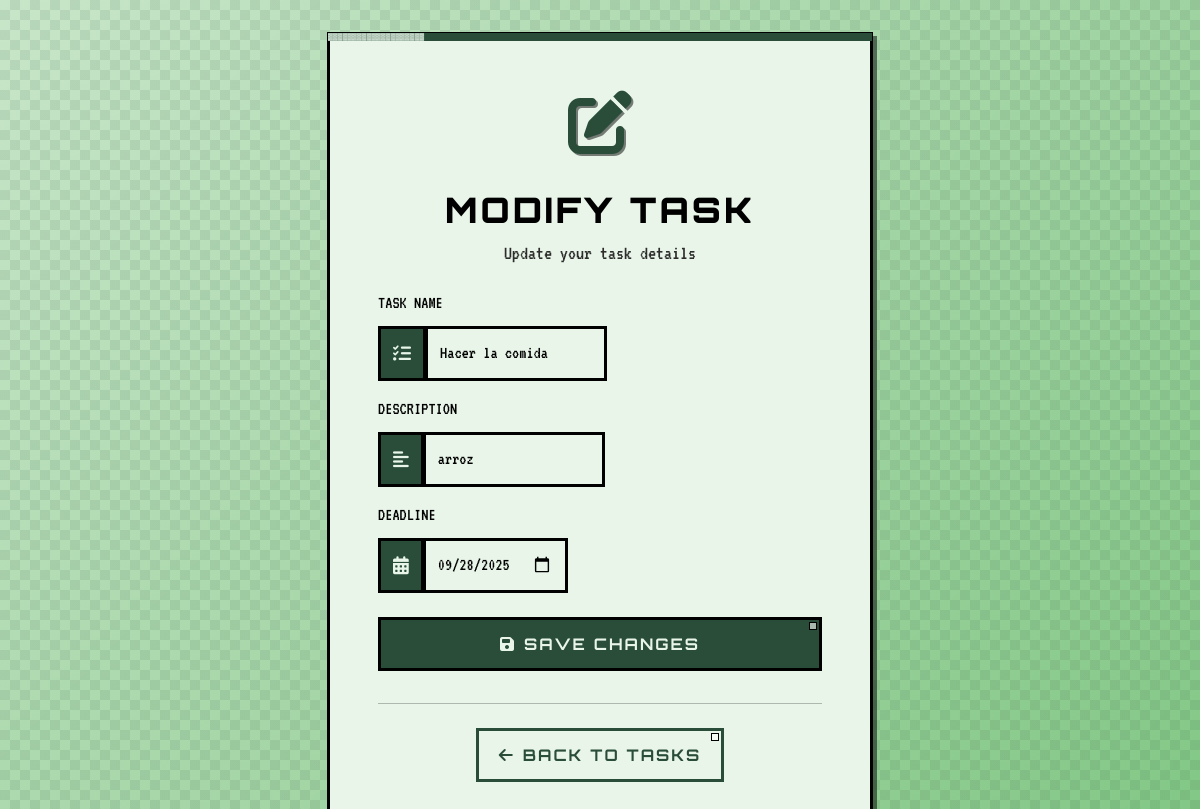
The page /1/35/modify_task?next=/1/completed_tasks (signed in) on the database its author committed.
### tasks_app/models.py (models this page shows, shortened)
class Task(models.Model):
    name = models.CharField(max_length = 30)
    description = models.CharField(max_length = 85)
    deadline = models.DateField(null=True, blank=True)
    completed = models.BooleanField(default = False)
    user = models.ForeignKey(User, on_delete=models.CASCADE, related_name = 'tasks')

### tasks_app/views/task_views.py (the view, shortened to what this page needs)
# urls.py: path('<int:user_id>/<int:task_id>/modify_task', views.modify_task, name = 'modify_task'),
def modify_task(request, user_id, task_id):
    if request.session.get('user_id') != user_id:
        return redirect('index')
    user = get_object_or_404(User, id=user_id)
    task = get_object_or_404(Task, id=task_id)
    next_url = request.GET.get("next") or request.POST.get("next") or reverse("main", args=[user_id])
    if request.method == 'GET':
        return render(request, "modify_task.html", {
            'user': user,
            'form': DoTasks(initial={
                'name': task.name,
                'description': task.description,
                'deadline': task.deadline
            }),
            'next': next_url
        })

### tasks_app/forms.py
class DoTasks(forms.Form):
    name = forms.CharField(label = "Task's name", max_length = 30)
    description = forms.CharField(label = "Task's description", max_length = 85, required = False)
    deadline = forms.DateField(label = "Deadline", widget=forms.DateInput(attrs={'type': 'date'}))

### tasks_app/templates/modify_task.html (shortened to what this page needs)
{% extends 'base.html' %}
{% load static %}
{% block content %}
<div class="form-page">
    <div class="container">
        <div class="row justify-content-center">
            <div class="col-md-8 col-lg-6">
                <div class="form-card">
                    <div class="text-center mb-4">
                        <div class="form-icon">
                            <i class="fas fa-edit"></i>
                        </div>
                        <h2 class="form-title">Modify Task</h2>
                        <p class="form-subtitle">Update your task details</p>
                    </div>
                    <form method="POST" class="task-form">
                        <div class="mb-3">
                            <label for="{{ form.name.id_for_label }}" class="form-label">Task Name</label>
                            <div class="input-group">
                                <span class="input-group-text">
                                    <i class="fas fa-tasks"></i>
                                </span>
                                {{ form.name }}
                            </div>
                        </div>
                        <div class="mb-3">
                            <label for="{{ form.description.id_for_label }}" class="form-label">Description</label>
                            <div class="input-group">
                                <span class="input-group-text">
                                    <i class="fas fa-align-left"></i>
                                </span>
                                {{ form.description }}
                            </div>
                        </div>
                        <div class="mb-4">
                            <label for="{{ form.deadline.id_for_label }}" class="form-label">Deadline</label>
                            <div class="input-group">
                                <span class="input-group-text">
                                    <i class="fas fa-calendar-alt"></i>
                                </span>
                                {{ form.deadline }}
                            </div>
                        </div>
                        <div class="d-grid gap-2">
                            <button type="submit" class="btn btn-primary btn-lg">
                                <i class="fas fa-save me-2"></i>Save Changes
                            </button>
                        </div>
                    </form>
                    <div class="auth-footer">
                        <hr class="my-4">
                        <div class="text-center">
                            <a href="{% url 'return_to_tasks' user.id %}" class="btn btn-outline-primary">
                                <i class="fas fa-arrow-left me-2"></i>Back to Tasks
                            </a>
                        </div>
                    </div>
                </div>
            </div>
        </div>
    </div>
</div>
{% endblock %}

### rows shown on the page
Task: name "Hacer la comida", description "arroz", deadline "09/28/2025"
